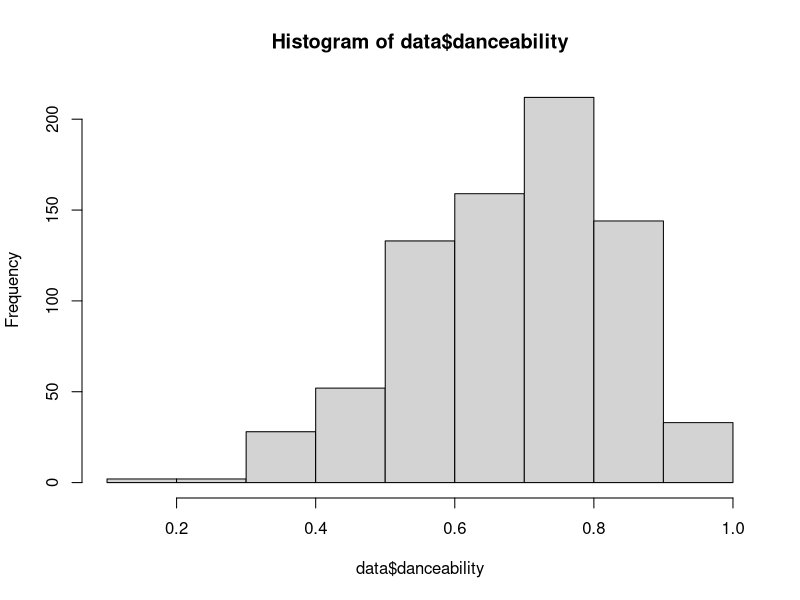
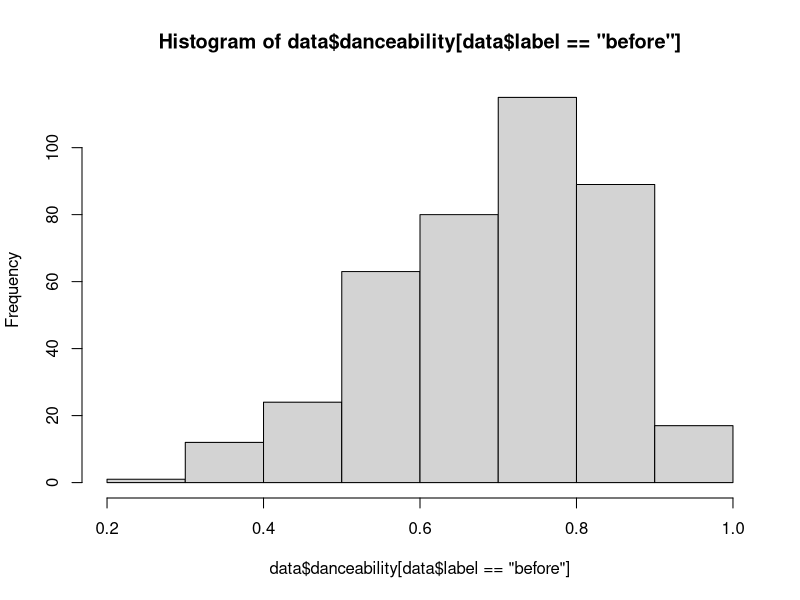
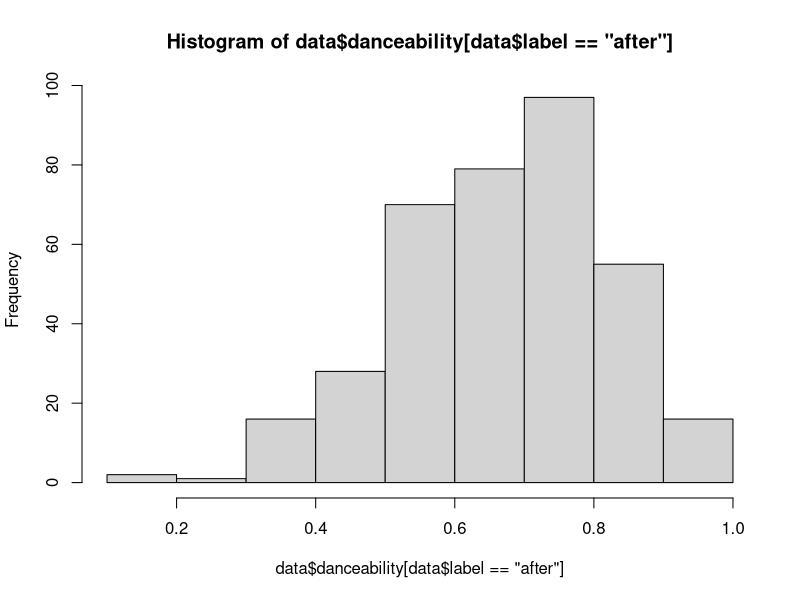
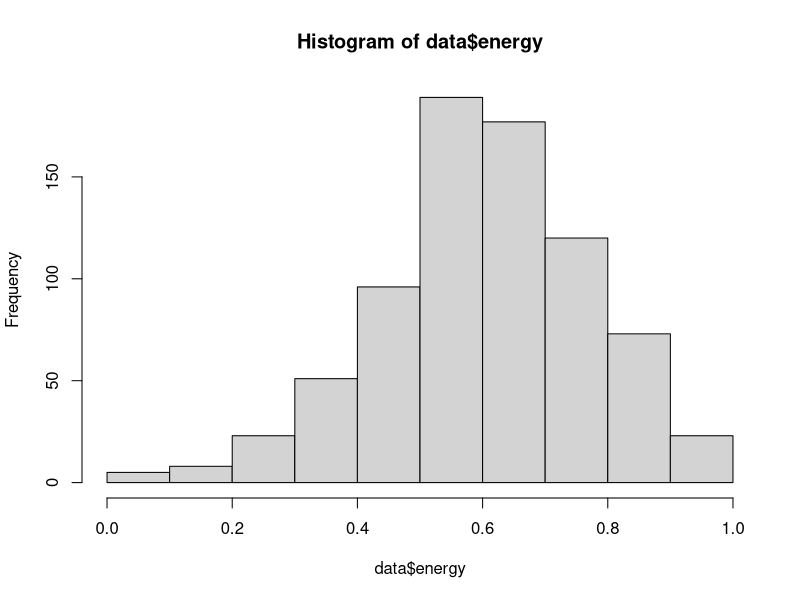
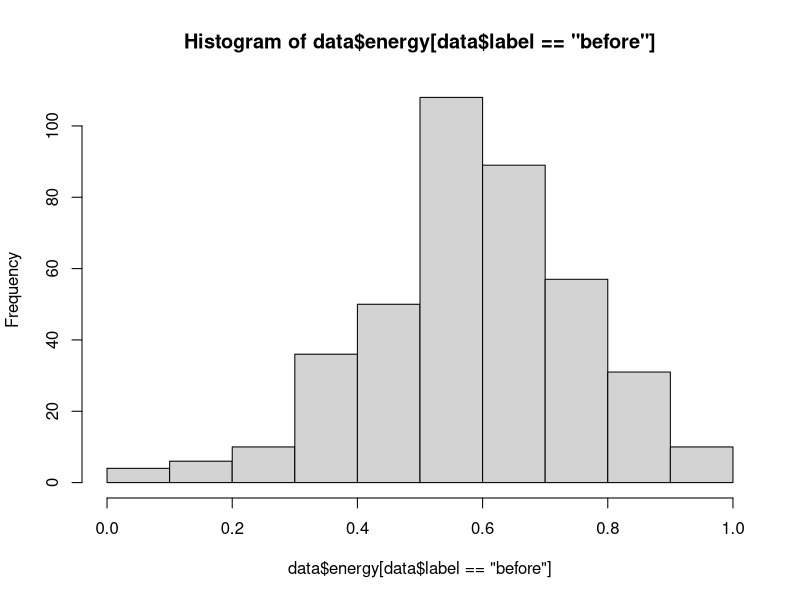
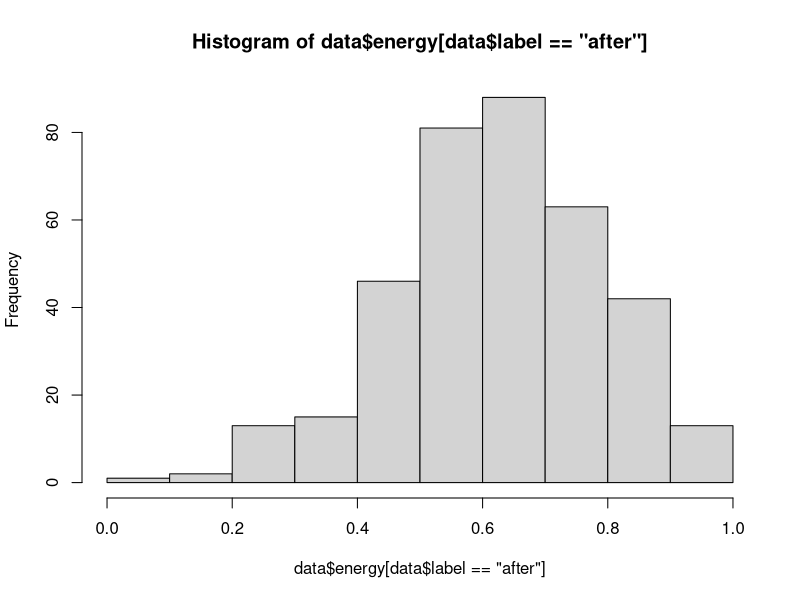
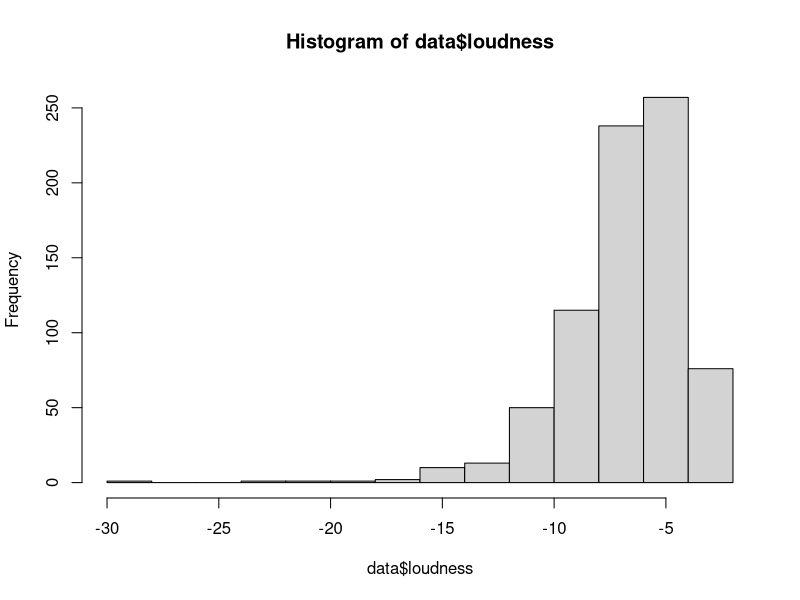
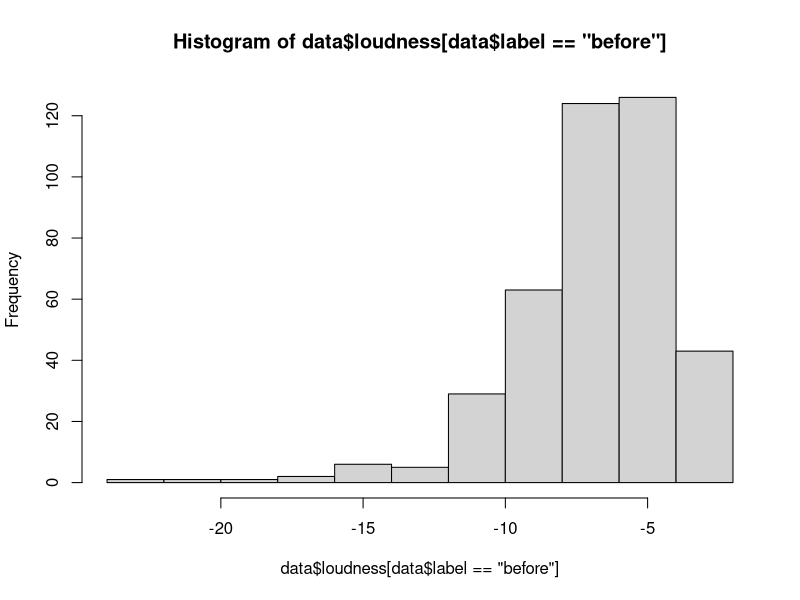

Recreate these plots in R, in order.
## ---- chunk 1
knitr::opts_chunk$set(echo = TRUE)
## ---- chunk 2
data <- read.csv('spotifyChartsCOVIDUSA.csv')
## ---- chunk 3
# danceability
# Hypothesis testing
#H0:mean(before) = mean(after)
#Ha:mean(before) != mean(after)
hist(data$danceability)
hist(data$danceability[data$label == "before"])
hist(data$danceability[data$label == "after"])
#danceability appears to be not normal
wilcox.test(data$danceability[data$label == "before"], data$danceability[data$label == "after"], alternative = "two.sided")
#Since the p value is 0.00168 which is less than 0.05, so the difference between before and after COVID in danceability is statistically significant.
## ---- chunk 4
hist(data$energy)
hist(data$energy[data$label == "before"])
hist(data$energy[data$label == "after"])
#energy appears to be not normal
#H0:mean(before) = mean(after)
#Ha:mean(before) != mean(after)
wilcox.test(data$energy[data$label == "before"], data$energy[data$label == "after"], alternative = "two.sided")
#Since the p value is 0.003335 which is less than 0.05, so the difference between before and after COVID in energy is statistically significant.
## ---- chunk 5
hist(data$loudness)
hist(data$loudness[data$label == "before"])
hist(data$loudness[data$label == "after"])
# loudness is definitely not normal
#H0:mean(before) = mean(after)
#Ha:mean(before) != mean(after)
wilcox.test(data$loudness[data$label == "before"], data$loudness[data$label == "after"], alternative = "two.sided")
#Since the p value is 0.3407 which is greater than 0.05, so the difference between before and after COVID in loudness is not statistically significant.
## ---- chunk 6
# speechiness
# Hypothesis testing
#H0:mean(before) = mean(after)
#Ha:mean(before) != mean(after)
hist(data$speechiness)
hist(data$speechiness[data$label == "before"])
hist(data$speechiness[data$label == "after"])
#speechiness appears to be not normal
wilcox.test(data$speechiness[data$label == "before"], data$speechiness[data$label == "after"], alternative = "two.sided")
#Since the p value is almost 0 which is less than 0.05, so the difference between before and after COVID in speechiness is statistically significant.
## ---- chunk 7
# acousticness
# Hypothesis testing
#H0:mean(before) = mean(after)
#Ha:mean(before) != mean(after)
hist(data$acousticness)
hist(data$acousticness[data$label == "before"])
hist(data$acousticness[data$label == "after"])
#acousticness appears to be not normal
wilcox.test(data$acousticness[data$label == "before"], data$acousticness[data$label == "after"], alternative = "two.sided")
# #Since the p value is 0.1952 which is greater than 0.05, so the difference between before and after COVID in acousticness is not statistically significant.
## ---- chunk 8
#instrumentalness
# Hypothesis testing
#H0:mean(before) = mean(after)
#Ha:mean(before) != mean(after)
hist(log(data$instrumentalness))
hist(log(data$instrumentalness[data$label == "before"]))
hist(log(data$instrumentalness[data$label == "after"]))
#instrumentalness appears to be not normal
wilcox.test(log(data$instrumentalness[data$label == "before"]), log(data$instrumentalness[data$label == "after"]), alternative = "two.sided")
# #Since the p value is 0.1532 which is greater than 0.05, so the difference between before and after COVID in instrumentalness is not statistically significant.
## ---- chunk 9
#liveness
# Hypothesis testing
#H0:mean(before) = mean(after)
#Ha:mean(before) != mean(after)
hist(data$liveness)
hist(data$liveness[data$label == "before"])
hist(data$liveness[data$label == "after"])
#liveness appears to be not normal
wilcox.test(data$liveness[data$label == "before"], data$liveness[data$label == "after"], alternative = "two.sided")
#Since the p value is 0.8063 which is greater than 0.05, so the difference between before and after COVID liveness is not statistically significant.
## ---- chunk 10
#valence
# Hypothesis testing
#H0:mean(before) = mean(after)
#Ha:mean(before) != mean(after)
hist(data$valence)
hist(data$valence[data$label == "before"])
hist(data$valence[data$label == "after"])
#valence appears to be not normal
wilcox.test(data$valence[data$label == "before"], data$valence[data$label == "after"], alternative = "two.sided")
# Since the p value is 0.01068 which is less than 0.05, so the difference between before and after COVID in valence is statistically significant.
## ---- chunk 11
#tempo
# Hypothesis testing
#H0:mean(before) = mean(after)
#Ha:mean(before) != mean(after)
hist(data$tempo)
hist(data$tempo[data$label == "before"])
hist(data$tempo[data$label == "after"])
#tempo appears to be not normal
wilcox.test(data$tempo[data$label == "before"], data$tempo[data$label == "after"], alternative = "two.sided")
# Since the p value is 0.2413 which is greater than 0.05, so the difference between before and after COVID in tempo is not statistically significant.
## ---- chunk 12
#duration_ms
# Hypothesis testing
#H0:mean(before) = mean(after)
#Ha:mean(before) != mean(after)
hist(data$duration_ms)
hist(data$duration_ms[data$label == "before"])
hist(data$duration_ms[data$label == "after"])
#duration_ms appears to be normal
t.test(data$duration_ms[data$label == "before"], data$duration_ms[data$label == "after"], alternative = "two.sided")
# Since the p value is 0.178 which is greater than 0.05, so the difference between before and after COVID in duration_ms is not statistically significant.
## ---- chunk 13
#mode 
# Hypothesis testing
#H0:mean(before) = mean(after)
#Ha:mean(before) != mean(after)
hist(data$mode)
hist(data$mode[data$label == "before"])
hist(data$mode[data$label == "after"])
#find out how many before and after
n.before <- length(data$label[data$label == "before"])
n.after <- length(data$label[data$label == "after"])
#find out how many mode == 1 in before and after
n.mode1.before <- length(data$mode[data$mode == 1 & data$label == "before"])
n.mode1.after <- length(data$mode[data$mode == 1 & data$label == "after"])
prop.test(x = c(n.mode1.before, n.mode1.after), n = c(n.before, n.after))
# Since the p value is 0.08125 which is greater than 0.05, so the difference between before and after COVID in mode is not statistically significant.
